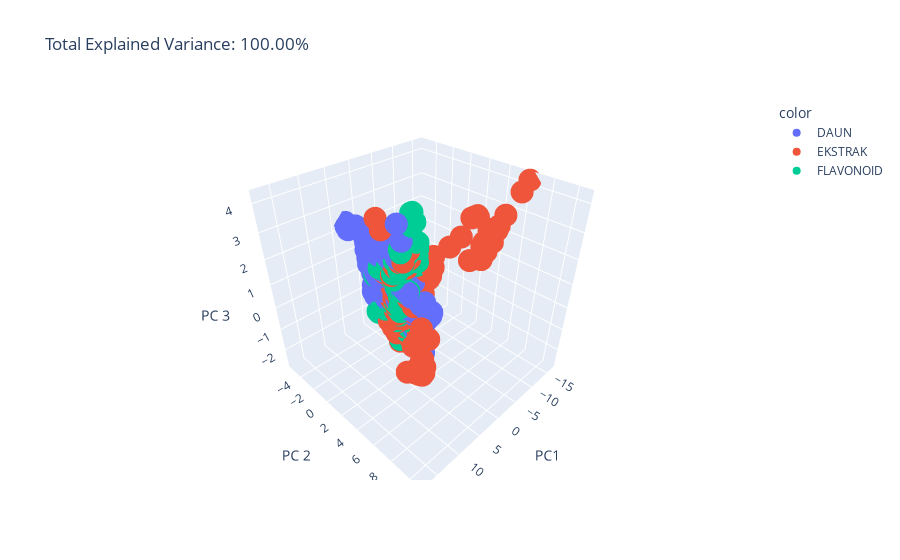

Source (notebook cell):
### Code cell
total_var = pca.explained_variance_ratio_.sum()*100

fig3D = px.scatter_3d(
    components, x=0, y=1, z=2, color=df['Treatment'],
    title=f'Total Explained Variance: {total_var:.2f}%',
    labels={'0': 'PC1', '1': 'PC 2', '2': 'PC 3'}
)

fig3D.show()

### Figure 1 — Plotly figure (JSON) as saved in the notebook; plotly's stock layout.template omitted (floating-point values rounded to 4 significant figures; data arrays with more than 128 entries replaced by an {"elided": "..."} marker saying what was removed)
{"data": [{"hovertemplate": "color=DAUN<br>PC1=%{x}<br>PC 2=%{y}<br>PC 3=%{z}<extra></extra>", "legendgroup": "DAUN", "marker": {"color": "#636efa", "symbol": "circle"}, "mode": "markers", "name": "DAUN", "scene": "scene", "showlegend": true, "type": "scatter3d", "x": {"elided": "900 float values"}, "y": {"elided": "900 float values"}, "z": {"elided": "900 float values"}}, {"hovertemplate": "color=EKSTRAK<br>PC1=%{x}<br>PC 2=%{y}<br>PC 3=%{z}<extra></extra>", "legendgroup": "EKSTRAK", "marker": {"color": "#EF553B", "symbol": "circle"}, "mode": "markers", "name": "EKSTRAK", "scene": "scene", "showlegend": true, "type": "scatter3d", "x": {"elided": "900 float values"}, "y": {"elided": "900 float values"}, "z": {"elided": "900 float values"}}, {"hovertemplate": "color=FLAVONOID<br>PC1=%{x}<br>PC 2=%{y}<br>PC 3=%{z}<extra></extra>", "legendgroup": "FLAVONOID", "marker": {"color": "#00cc96", "symbol": "circle"}, "mode": "markers", "name": "FLAVONOID", "scene": "scene", "showlegend": true, "type": "scatter3d", "x": {"elided": "900 float values"}, "y": {"elided": "900 float values"}, "z": {"elided": "900 float values"}}], "layout": {"legend": {"title": {"text": "color"}, "tracegroupgap": 0}, "scene": {"domain": {"x": [0, 1], "y": [0, 1]}, "xaxis": {"title": {"text": "PC1"}}, "yaxis": {"title": {"text": "PC 2"}}, "zaxis": {"title": {"text": "PC 3"}}}, "title": {"text": "Total Explained Variance: 100.00%"}}}
